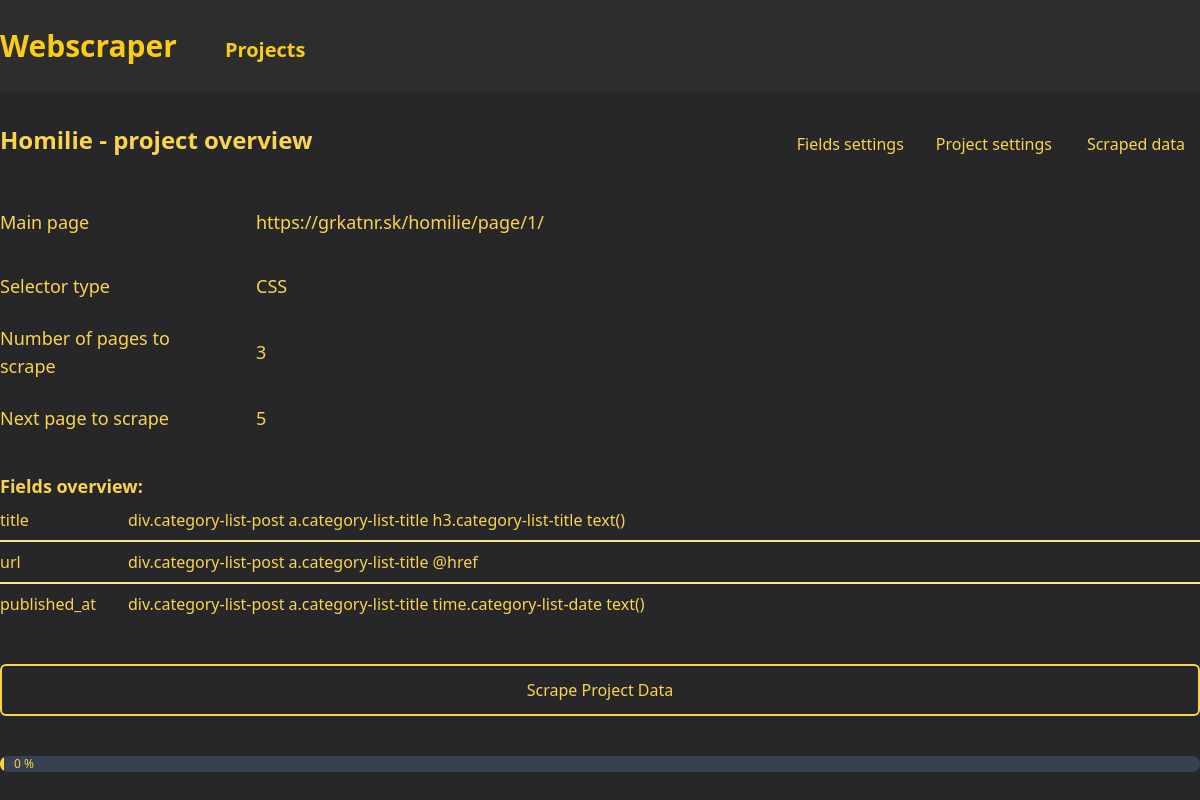
The page /project-overview/3/ on the database its author committed.
### projects/models.py (models this page shows, shortened)
class Project(models.Model):
    SELECTOR_CHOICES = [
        ("xPath", "xPath"),
        ("CSS", "CSS"),
    ]
    main_page_url = models.CharField(max_length=1023)
    name = models.CharField(max_length=1023, default="", blank=True, null=True)
    number_of_pages_to_scrape = models.IntegerField(default=0)
    next_page_to_scrape = models.IntegerField(default=0)
    selector_type = models.CharField(max_length=10, choices=SELECTOR_CHOICES)
    component_path = models.CharField(max_length=1023, blank=True, null=True)
    fields = models.JSONField(default=default_fields)
    created_at = models.DateTimeField(auto_now_add=True)
    updated_at = models.DateTimeField(auto_now=True)

### projects/views.py (the view)
class ProjectOverviewView(View):
    def get(self, request, project_id):
        project = get_object_or_404(Project, id=project_id)
        return render(
            request,
            "projects/project_overview.html",
            {
                "project": project,
                "fields": project.fields["fields"],
            },
        )

### projects/templates/projects/project_overview.html (shortened to what this page needs)
{% extends 'base.html' %}
{% load static %}
{% block content %}
<div class="flex justify-between mb-8 sticky top-0 z-10">
    <div class="text-2xl text-amber-300 font-bold">{{ project.name }} - project overview</div>
    <div class="flex gap-x-2">
        <a href="{% url 'project' project.id %}" class="px-3 py-2 min-w-32 items-center text-center text-amber-300  hover:bg-amber-300 hover:text-zinc-800 rounded-md font-medium">
            Fields settings
        </a>
        <a href="{% url 'projects:update_project' project.id %}" class="px-3 py-2 min-w-32 items-center text-center text-amber-300  hover:bg-amber-300 hover:text-zinc-800 rounded-md font-medium">
            Project settings
        </a>
        <a href="{% url 'scraped_data:show_data' project.id %}" class="px-3 py-2 min-w-32 items-center text-center text-amber-300 hover:bg-amber-300 hover:text-zinc-800 rounded-md font-medium">
            Scraped data
        </a>
    </div>
</div>
<div class="flex flex-col gap-6">
    <div class="flex flex-row items-center align-middle w-full gap-8 text-lg text-amber-300 py-3 font-medium">
        <div class="   min-w-56 w-fit align-middle">
            Main page
        </div>
        <div class="w-full text-amber-300 ">
            {{ project.main_page_url }}
        </div>
    </div>
    <div class="flex flex-row items-center align-middle w-full gap-8 text-lg text-amber-300 font-medium">
        <div class="   min-w-56 w-fit align-middle">
            Selector type
        </div>
        <div class="w-full text-amber-300 ">
            {{ project.selector_type }}
        </div>
    </div>
    <div class="flex flex-row items-center align-middle w-full gap-8 text-lg text-amber-300 font-medium">
        <div class="min-w-56 w-fit align-middle">
            Number of pages to scrape
        </div>
        <div class="w-full text-amber-300 ">
            {% if project.number_of_pages_to_scrape == 0 %}All pages{%else%}{{ project.number_of_pages_to_scrape }}{%endif%}
        </div>
    </div>
    <div class="flex flex-row items-center align-middle w-full gap-8 text-lg text-amber-300 font-medium">
        <div class="min-w-56 w-fit align-middle">
            Next page to scrape
        </div>
        <div class="w-full text-amber-300 ">
            {{ project.next_page_to_scrape }}
        </div>
    </div>
</div>
<div class="flex text-lg font-bold text-amber-300 w-full mt-10">
    Fields overview:
</div>
<div class="w-full flex flex-col divide-y-2 divide-amber-200">
    {% if fields.items %}
        {% for field in fields.values %}
            <div class="flex flex-row w-full shrink-0 py-2">
                <div
                    class="min-w-32 items-center text-left text-amber-300 font-medium"
                >
                    {{ field.name }}
                </div>
                <div class="flex gap-4 text-amber-300 font-normal items-center text-wrap">
                    {{field.selector}}
                    {{field.attribute}}
                </div>
            </div>
        {% endfor %}
    {% else %}
            <div class="flex font-medium text-lg text-amber-300">
                No saved fields
            </div>
    {% endif %}
</div>
<form method="POST" action="{% url 'scrape_data' project.id %}" class="flex gap-8 my-10">
    <button type="submit" class="py-3 w-full items-center text-center text-amber-300 border-2 border-amber-300  hover:bg-amber-300 hover:text-zinc-800 rounded-md font-medium">
        Scrape Project Data
    </button>
</form>
{% include 'common/scraping_progress_bar.html' with project=project %}
{% endblock %}

### rows shown on the page
Project: name "Homilie", main_page_url "https://grkatnr.sk/homilie/page/1/", selector_type "CSS", number_of_pages_to_scrape "3", next_page_to_scrape "5"

### other values the page prints
{{ field.name }} "title" "url" "published_at"
{{ field.selector }} "div.category-list-post a.category-list-title h3.category-list-title" "div.category-list-post a.category-list-title" "div.category-list-post a.category-list-title time.category-list-date"
{{ field.attribute }} "text()" "@href" "text()"
